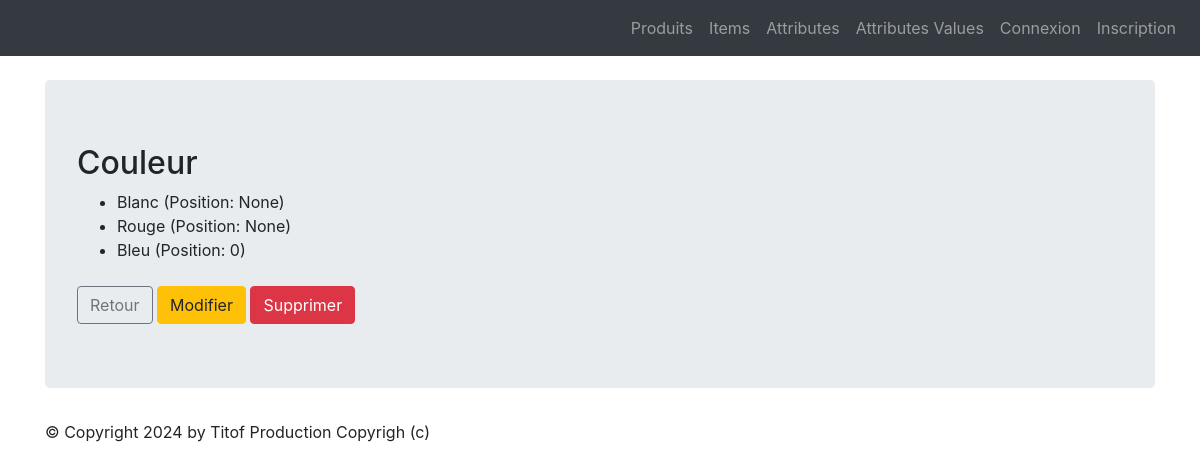
Before: /monapp/attribut/1 with the older database file.
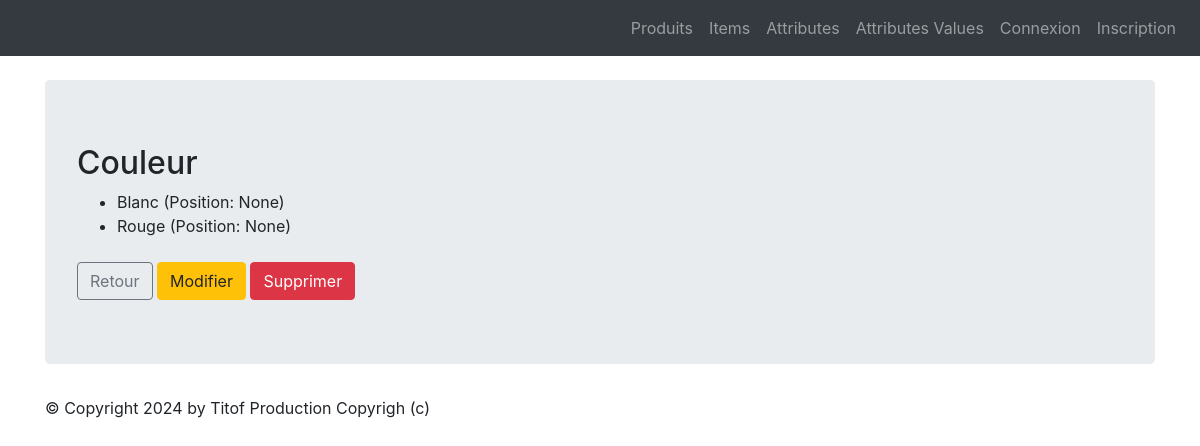
After: the same page with the newer database file.
### monapp/models.py (models this page shows, shortened)
class ProductAttributeValue(models.Model):
    class Meta:
        verbose_name = "Valeur attribut"
        ordering = ['position']
    value              = models.CharField(max_length=100)
    product_attribute  = models.ForeignKey('ProductAttribute', verbose_name="Unité", on_delete=models.CASCADE)
    position           = models.PositiveSmallIntegerField("Position", null=True, blank=True)

### monapp/views.py (the view)
# urls.py: path("attribut/<pk>",views.ProductAttributeDetailView.as_view(), name="attribute-detail"),
class ProductAttributeDetailView(DetailView):
    model = ProductAttribute
    template_name = "monapp/detail_attribute.html"
    context_object_name = "productattribute"
    def get_context_data(self, **kwargs):
        context = super(ProductAttributeDetailView, self).get_context_data(**kwargs)
        context['titremenu'] = "Détail attribut"
        context['values']=ProductAttributeValue.objects.filter(product_attribute=self.object).order_by('position')
        return context

### monapp/templates/monapp/detail_attribute.html (shortened to what this page needs)
{% extends 'monapp/base.html' %}
{% block contenu %}
<h2>{{ productattribute.name }}</h2>
<ul>
    {% for value in values %}
    <li>{{ value.value }} (Position: {{ value.position }})</li>
    {% empty %}
    <li>Aucune valeur disponible pour cet attribut.</li>
    {% endfor %}
</ul>
<a href="{% url 'attributes-list' %}" class="btn btn-outline-secondary mt-2">Retour</a>
<a href="{% url 'attribute-update' productattribute.id %}" class="btn btn-warning mt-2">Modifier</a>
<a href="{% url 'attribute-delete' productattribute.id %}" class="btn btn-danger mt-2">Supprimer</a>
{% endblock %}

Changed rows visible on the page:
removed ProductAttributeValue: value "Bleu", position "0"
